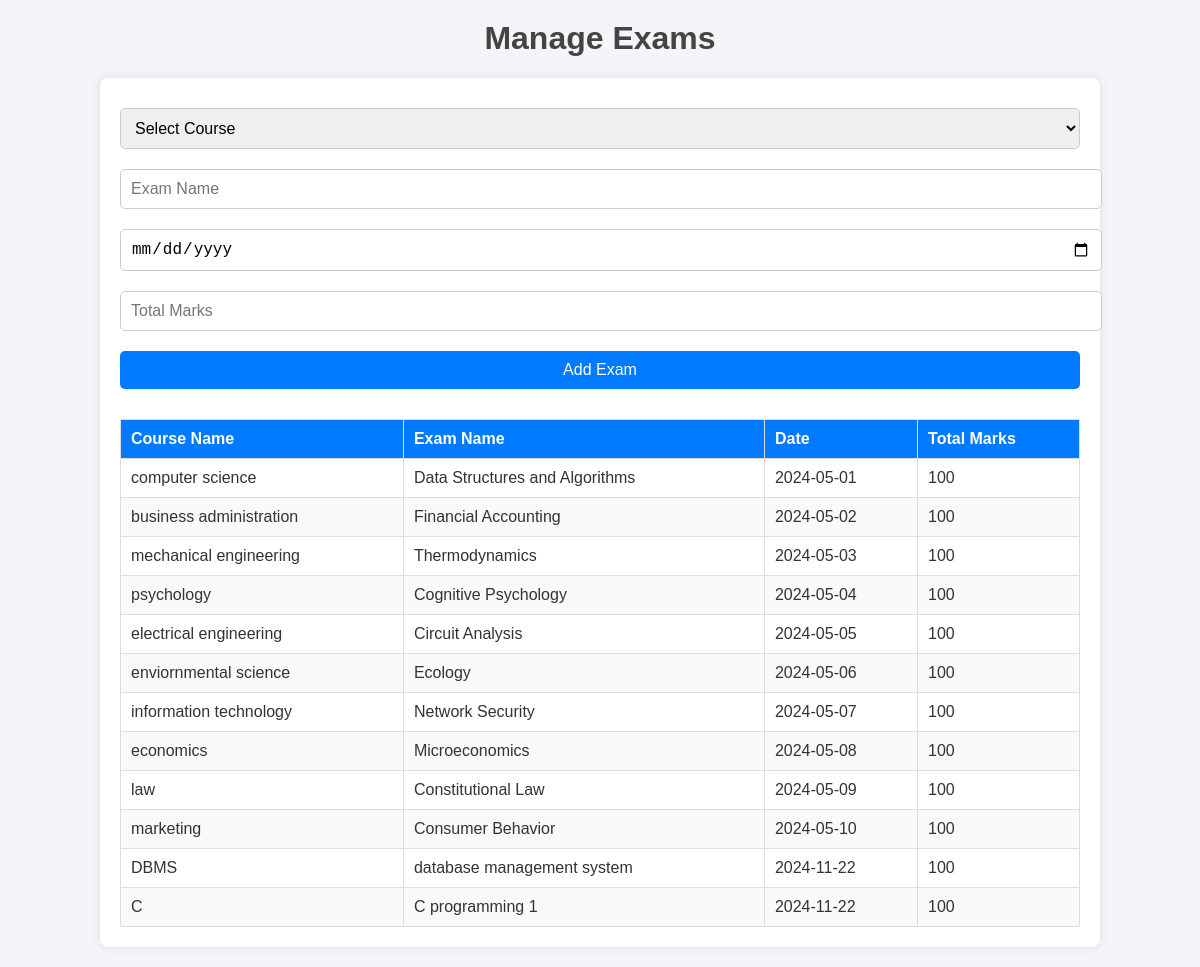
/manage_exams.php, run on the app's committed database.
### tables this page shows
CREATE TABLE `exam` (
  `exam_id` int(11) NOT NULL,
  `examname` varchar(50) DEFAULT NULL,
  `instructor_id` int(11) DEFAULT NULL,
  `sub_id` int(11) DEFAULT NULL,
  `duration` int(10) DEFAULT NULL,
  `total_marks` int(20) DEFAULT NULL,
  `date` date DEFAULT NULL,
  `course_id` int(25) DEFAULT NULL
);

CREATE TABLE `course` (
  `course_name` varchar(50) DEFAULT NULL,
  `course_credit` int(11) DEFAULT NULL,
  `admin_id` int(11) DEFAULT NULL,
  `dept_id` int(11) DEFAULT NULL,
  `amount` decimal(11,0) DEFAULT NULL,
  `video_link` varchar(255) NOT NULL,
  `course_id` int(25) NOT NULL
);

### manage_exams.php (the view, shortened to what this page needs)
<?php
$conn = new mysqli('localhost', 'root', '', 'cms');
$sql = "SELECT exam.*, course.course_name FROM exam
        JOIN course ON exam.course_id = course.course_id";
$result = $conn->query($sql);
?>
<!DOCTYPE html>
<html lang="en">
<head>
</head>
<body>
    <h1>Manage Exams</h1>
    <div class="container">
        <form method="POST" action="">
            <select name="course_id" required>
                <option value="" disabled selected>Select Course</option>
            </select>
            <input type="text" name="examname" placeholder="Exam Name" required>
            <input type="date" name="date" required>
            <input type="number" name="total_marks" placeholder="Total Marks" required>
            <button type="submit">Add Exam</button>
        </form>
        <table>
            <thead>
                <tr>
                    <th>Course Name</th>
                    <th>Exam Name</th>
                    <th>Date</th>
                    <th>Total Marks</th>
                </tr>
            </thead>
            <tbody>
                <?php while ($row = $result->fetch_assoc()): ?>
                    <tr>
                        <td><?php echo htmlspecialchars($row['course_name']); ?></td>
                        <td><?php echo htmlspecialchars($row['examname']); ?></td>
                        <td><?php echo htmlspecialchars($row['date']); ?></td>
                        <td><?php echo htmlspecialchars($row['total_marks']); ?></td>
                    </tr>
                <?php endwhile; ?>
            </tbody>
        </table>
    </div>
</body>
</html>

### manage_exams.php (style rules this page uses)
body { font-family: Arial, sans-serif; margin: 0; padding: 0; background-color: #f4f4f9; color: #333; }
h1 { text-align: center; margin-top: 20px; color: #444; }
.container { width: 80%; margin: 20px auto; background: #fff; padding: 20px; border-radius: 8px; box-shadow: 0 0 10px rgba(0, 0, 0, 0.1); }
form { margin-bottom: 20px; }
form select, form input, form button { width: 100%; padding: 10px; margin: 10px 0; font-size: 16px; border: 1px solid #ccc; border-radius: 5px; }
form button { background-color: #007bff; color: white; border: none; cursor: pointer; transition: background-color 0.3s ease; }
table { width: 100%; border-collapse: collapse; margin-top: 20px; }
th, td { padding: 10px; text-align: left; border: 1px solid #ddd; }
th { background-color: #007bff; color: white; }
tr:nth-child(even) { background-color: #f9f9f9; }

### data on the page
exam: course.course_name "computer science", examname "Data Structures and Algorithms", date "2024-05-01", total_marks "100"
exam: course.course_name "business administration", examname "Financial Accounting", date "2024-05-02", total_marks "100"
exam: course.course_name "mechanical engineering", examname "Thermodynamics", date "2024-05-03", total_marks "100"
exam: course.course_name "psychology", examname "Cognitive Psychology", date "2024-05-04", total_marks "100"
exam: course.course_name "electrical engineering", examname "Circuit Analysis", date "2024-05-05", total_marks "100"
exam: course.course_name "enviornmental science", examname "Ecology", date "2024-05-06", total_marks "100"
exam: course.course_name "information technology", examname "Network Security", date "2024-05-07", total_marks "100"
exam: course.course_name "economics", examname "Microeconomics", date "2024-05-08", total_marks "100"
exam: course.course_name "law", examname "Constitutional Law", date "2024-05-09", total_marks "100"
exam: course.course_name "marketing", examname "Consumer Behavior", date "2024-05-10", total_marks "100"
exam: course.course_name "DBMS", examname "database management system", date "2024-11-22", total_marks "100"
exam: course.course_name "C", examname "C programming 1", date "2024-11-22", total_marks "100"
